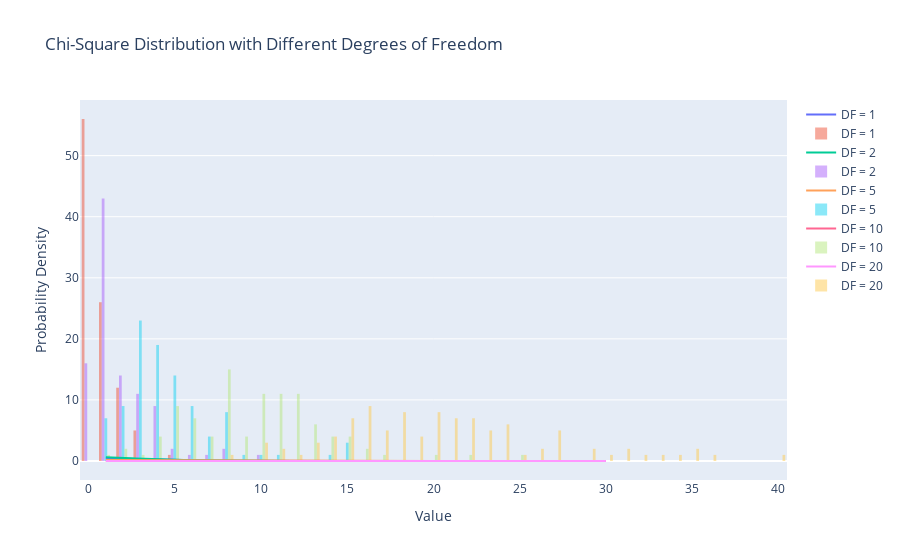

The code cell stored with this chart in its notebook:
### Markdown cell above
According to the plot, the click rate among Four headlines are equally distributed. We do not reject the null hypothesis.

### Code cell
# Degrees of freedom
df_values = [1, 2, 5, 10, 20]

# Create figure
fig = go.Figure()

# Plot Chi-Square distributions for different degrees of freedom
for df in df_values:
    x =  np.array([1 + i * (30 - 1) / 99 for i in range(100)])
    y = np.random.chisquare(df, size=100)
    histogram, bin_edges = np.histogram(y, bins=50, density=True)
    fig.add_trace(go.Scatter(x=x, y=np.sqrt(x) * np.exp(-x / 2) / (2 ** (df / 2 - 1) * np.math.gamma(df / 2)), mode='lines', name=f'DF = {df}'))
    fig.add_trace(go.Histogram(x=y, nbinsx=50, name=f'DF = {df}', opacity=0.5))

# Update layout
fig.update_layout(
    title='Chi-Square Distribution with Different Degrees of Freedom',
    xaxis_title='Value',
    yaxis_title='Probability Density',
    showlegend=True
)

# Show the plot
fig.show()
